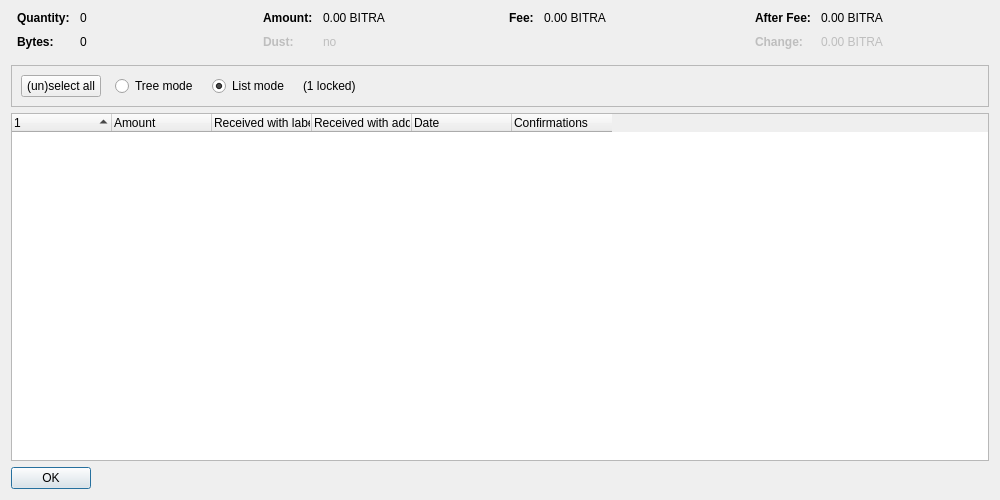
<?xml version="1.0" encoding="UTF-8"?>
<ui version="4.0">
 <class>CoinControlDialog</class>
 <widget class="QDialog" name="CoinControlDialog">
  <property name="geometry">
   <rect>
    <x>0</x>
    <y>0</y>
    <width>1000</width>
    <height>500</height>
   </rect>
  </property>
  <property name="windowTitle">
   <string>Coin Selection</string>
  </property>
  <layout class="QVBoxLayout" name="verticalLayout">
   <item>
    <layout class="QHBoxLayout" name="horizontalLayoutTop" stretch="0,0,0,0">
     <property name="topMargin">
      <number>0</number>
     </property>
     <property name="bottomMargin">
      <number>10</number>
     </property>
     <item>
      <layout class="QFormLayout" name="formLayoutCoinControl1">
       <property name="horizontalSpacing">
        <number>10</number>
       </property>
       <property name="verticalSpacing">
        <number>10</number>
       </property>
       <property name="leftMargin">
        <number>6</number>
       </property>
       <property name="rightMargin">
        <number>6</number>
       </property>
       <item row="0" column="0">
        <widget class="QLabel" name="labelCoinControlQuantityText">
         <property name="font">
          <font>
           <weight>75</weight>
           <bold>true</bold>
          </font>
         </property>
         <property name="text">
          <string>Quantity:</string>
         </property>
        </widget>
       </item>
       <item row="0" column="1">
        <widget class="QLabel" name="labelCoinControlQuantity">
         <property name="cursor">
          <cursorShape>IBeamCursor</cursorShape>
         </property>
         <property name="contextMenuPolicy">
          <enum>Qt::ActionsContextMenu</enum>
         </property>
         <property name="text">
          <string notr="true">0</string>
         </property>
         <property name="textInteractionFlags">
          <set>Qt::LinksAccessibleByMouse|Qt::TextSelectableByKeyboard|Qt::TextSelectableByMouse</set>
         </property>
        </widget>
       </item>
       <item row="1" column="0">
        <widget class="QLabel" name="labelCoinControlBytesText">
         <property name="font">
          <font>
           <weight>75</weight>
           <bold>true</bold>
          </font>
         </property>
         <property name="text">
          <string>Bytes:</string>
         </property>
        </widget>
       </item>
       <item row="1" column="1">
        <widget class="QLabel" name="labelCoinControlBytes">
         <property name="cursor">
          <cursorShape>IBeamCursor</cursorShape>
         </property>
         <property name="contextMenuPolicy">
          <enum>Qt::ActionsContextMenu</enum>
         </property>
         <property name="text">
          <string notr="true">0</string>
         </property>
         <property name="textInteractionFlags">
          <set>Qt::LinksAccessibleByMouse|Qt::TextSelectableByKeyboard|Qt::TextSelectableByMouse</set>
         </property>
        </widget>
       </item>
      </layout>
     </item>
     <item>
      <layout class="QFormLayout" name="formLayoutCoinControl2">
       <property name="horizontalSpacing">
        <number>10</number>
       </property>
       <property name="verticalSpacing">
        <number>10</number>
       </property>
       <property name="leftMargin">
        <number>6</number>
       </property>
       <property name="rightMargin">
        <number>6</number>
       </property>
       <item row="0" column="0">
        <widget class="QLabel" name="labelCoinControlAmountText">
         <property name="font">
          <font>
           <weight>75</weight>
           <bold>true</bold>
          </font>
         </property>
         <property name="text">
          <string>Amount:</string>
         </property>
        </widget>
       </item>
       <item row="0" column="1">
        <widget class="QLabel" name="labelCoinControlAmount">
         <property name="cursor">
          <cursorShape>IBeamCursor</cursorShape>
         </property>
         <property name="contextMenuPolicy">
          <enum>Qt::ActionsContextMenu</enum>
         </property>
         <property name="text">
          <string notr="true">0.00 BITRA</string>
         </property>
         <property name="textInteractionFlags">
          <set>Qt::LinksAccessibleByMouse|Qt::TextSelectableByKeyboard|Qt::TextSelectableByMouse</set>
         </property>
        </widget>
       </item>
       <item row="1" column="0">
        <widget class="QLabel" name="labelCoinControlLowOutputText">
         <property name="enabled">
          <bool>false</bool>
         </property>
         <property name="font">
          <font>
           <weight>75</weight>
           <bold>true</bold>
          </font>
         </property>
         <property name="text">
          <string>Dust:</string>
         </property>
        </widget>
       </item>
       <item row="1" column="1">
        <widget class="QLabel" name="labelCoinControlLowOutput">
         <property name="enabled">
          <bool>false</bool>
         </property>
         <property name="cursor">
          <cursorShape>IBeamCursor</cursorShape>
         </property>
         <property name="contextMenuPolicy">
          <enum>Qt::ActionsContextMenu</enum>
         </property>
         <property name="text">
          <string notr="true">no</string>
         </property>
         <property name="textInteractionFlags">
          <set>Qt::LinksAccessibleByMouse|Qt::TextSelectableByKeyboard|Qt::TextSelectableByMouse</set>
         </property>
        </widget>
       </item>
      </layout>
     </item>
     <item>
      <layout class="QFormLayout" name="formLayoutCoinControl3">
       <property name="horizontalSpacing">
        <number>10</number>
       </property>
       <property name="verticalSpacing">
        <number>10</number>
       </property>
       <property name="leftMargin">
        <number>6</number>
       </property>
       <property name="rightMargin">
        <number>6</number>
       </property>
       <item row="0" column="0">
        <widget class="QLabel" name="labelCoinControlFeeText">
         <property name="font">
          <font>
           <weight>75</weight>
           <bold>true</bold>
          </font>
         </property>
         <property name="text">
          <string>Fee:</string>
         </property>
        </widget>
       </item>
       <item row="0" column="1">
        <widget class="QLabel" name="labelCoinControlFee">
         <property name="cursor">
          <cursorShape>IBeamCursor</cursorShape>
         </property>
         <property name="contextMenuPolicy">
          <enum>Qt::ActionsContextMenu</enum>
         </property>
         <property name="text">
          <string notr="true">0.00 BITRA</string>
         </property>
         <property name="textInteractionFlags">
          <set>Qt::LinksAccessibleByMouse|Qt::TextSelectableByKeyboard|Qt::TextSelectableByMouse</set>
         </property>
        </widget>
       </item>
      </layout>
     </item>
     <item>
      <layout class="QFormLayout" name="formLayoutCoinControl4">
       <property name="horizontalSpacing">
        <number>10</number>
       </property>
       <property name="verticalSpacing">
        <number>10</number>
       </property>
       <property name="leftMargin">
        <number>6</number>
       </property>
       <property name="rightMargin">
        <number>6</number>
       </property>
       <item row="0" column="0">
        <widget class="QLabel" name="labelCoinControlAfterFeeText">
         <property name="font">
          <font>
           <weight>75</weight>
           <bold>true</bold>
          </font>
         </property>
         <property name="text">
          <string>After Fee:</string>
         </property>
        </widget>
       </item>
       <item row="0" column="1">
        <widget class="QLabel" name="labelCoinControlAfterFee">
         <property name="cursor">
          <cursorShape>IBeamCursor</cursorShape>
         </property>
         <property name="contextMenuPolicy">
          <enum>Qt::ActionsContextMenu</enum>
         </property>
         <property name="text">
          <string notr="true">0.00 BITRA</string>
         </property>
         <property name="textInteractionFlags">
          <set>Qt::LinksAccessibleByMouse|Qt::TextSelectableByKeyboard|Qt::TextSelectableByMouse</set>
         </property>
        </widget>
       </item>
       <item row="1" column="0">
        <widget class="QLabel" name="labelCoinControlChangeText">
         <property name="enabled">
          <bool>false</bool>
         </property>
         <property name="font">
          <font>
           <weight>75</weight>
           <bold>true</bold>
          </font>
         </property>
         <property name="text">
          <string>Change:</string>
         </property>
        </widget>
       </item>
       <item row="1" column="1">
        <widget class="QLabel" name="labelCoinControlChange">
         <property name="enabled">
          <bool>false</bool>
         </property>
         <property name="cursor">
          <cursorShape>IBeamCursor</cursorShape>
         </property>
         <property name="contextMenuPolicy">
          <enum>Qt::ActionsContextMenu</enum>
         </property>
         <property name="text">
          <string notr="true">0.00 BITRA</string>
         </property>
         <property name="textInteractionFlags">
          <set>Qt::LinksAccessibleByMouse|Qt::TextSelectableByKeyboard|Qt::TextSelectableByMouse</set>
         </property>
        </widget>
       </item>
      </layout>
     </item>
    </layout>
   </item>
   <item>
    <widget class="QFrame" name="frame">
     <property name="minimumSize">
      <size>
       <width>0</width>
       <height>40</height>
      </size>
     </property>
     <property name="frameShape">
      <enum>QFrame::StyledPanel</enum>
     </property>
     <property name="frameShadow">
      <enum>QFrame::Sunken</enum>
     </property>
     <layout class="QHBoxLayout" name="horizontalLayout">
      <item>
       <layout class="QHBoxLayout" name="horizontalLayoutPanel" stretch="0,0,0,0,0">
        <property name="spacing">
         <number>14</number>
        </property>
        <item>
         <widget class="QPushButton" name="pushButtonSelectAll">
          <property name="sizePolicy">
           <sizepolicy hsizetype="Maximum" vsizetype="Fixed">
            <horstretch>0</horstretch>
            <verstretch>0</verstretch>
           </sizepolicy>
          </property>
          <property name="text">
           <string>(un)select all</string>
          </property>
          <property name="autoDefault">
           <bool>false</bool>
          </property>
         </widget>
        </item>
        <item>
         <widget class="QRadioButton" name="radioTreeMode">
          <property name="sizePolicy">
           <sizepolicy hsizetype="Maximum" vsizetype="Fixed">
            <horstretch>0</horstretch>
            <verstretch>0</verstretch>
           </sizepolicy>
          </property>
          <property name="text">
           <string>Tree mode</string>
          </property>
         </widget>
        </item>
        <item>
         <widget class="QRadioButton" name="radioListMode">
          <property name="sizePolicy">
           <sizepolicy hsizetype="Maximum" vsizetype="Fixed">
            <horstretch>0</horstretch>
            <verstretch>0</verstretch>
           </sizepolicy>
          </property>
          <property name="text">
           <string>List mode</string>
          </property>
          <property name="checked">
           <bool>true</bool>
          </property>
         </widget>
        </item>
        <item>
         <widget class="QLabel" name="labelLocked">
          <property name="text">
           <string notr="true">(1 locked)</string>
          </property>
         </widget>
        </item>
        <item>
         <spacer name="horizontalSpacer">
          <property name="orientation">
           <enum>Qt::Horizontal</enum>
          </property>
          <property name="sizeHint" stdset="0">
           <size>
            <width>40</width>
            <height>20</height>
           </size>
          </property>
         </spacer>
        </item>
       </layout>
      </item>
     </layout>
    </widget>
   </item>
   <item>
    <widget class="CoinControlTreeWidget" name="treeWidget">
     <property name="contextMenuPolicy">
      <enum>Qt::CustomContextMenu</enum>
     </property>
     <property name="sortingEnabled">
      <bool>false</bool>
     </property>
     <property name="columnCount">
      <number>6</number>
     </property>
     <attribute name="headerShowSortIndicator" stdset="0">
      <bool>true</bool>
     </attribute>
     <attribute name="headerStretchLastSection">
      <bool>false</bool>
     </attribute>
     <column>
      <property name="text">
       <string/>
      </property>
     </column>
     <column>
      <property name="text">
       <string>Amount</string>
      </property>
     </column>
     <column>
      <property name="text">
       <string>Received with label</string>
      </property>
     </column>
     <column>
      <property name="text">
       <string>Received with address</string>
      </property>
     </column>
     <column>
      <property name="text">
       <string>Date</string>
      </property>
     </column>
     <column>
      <property name="text">
       <string>Confirmations</string>
      </property>
      <property name="toolTip">
       <string>Confirmed</string>
      </property>
     </column>
     <column>
      <property name="text">
       <string/>
      </property>
     </column>
     <column>
      <property name="text">
       <string/>
      </property>
     </column>
     <column>
      <property name="text">
       <string/>
      </property>
     </column>
     <column>
      <property name="text">
       <string/>
      </property>
     </column>
    </widget>
   </item>
   <item>
    <widget class="QDialogButtonBox" name="buttonBox">
     <property name="sizePolicy">
      <sizepolicy hsizetype="Maximum" vsizetype="Fixed">
       <horstretch>0</horstretch>
       <verstretch>0</verstretch>
      </sizepolicy>
     </property>
     <property name="orientation">
      <enum>Qt::Horizontal</enum>
     </property>
     <property name="standardButtons">
      <set>QDialogButtonBox::Ok</set>
     </property>
    </widget>
   </item>
  </layout>
 </widget>
 <customwidgets>
  <customwidget>
   <class>CoinControlTreeWidget</class>
   <extends>QTreeWidget</extends>
   <header>qt/coincontroltreewidget.h</header>
  </customwidget>
 </customwidgets>
 <resources/>
 <connections/>
</ui>
